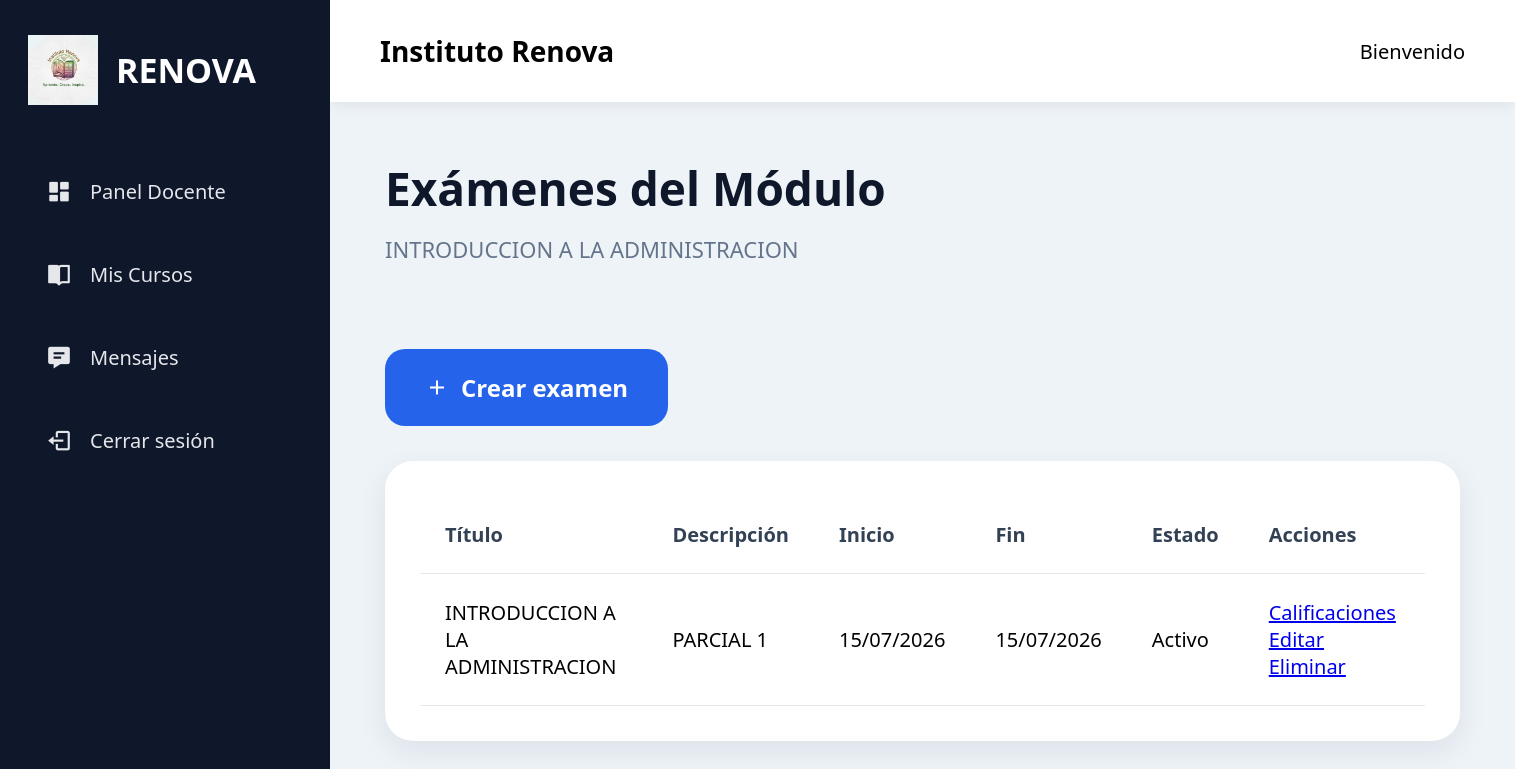
The page /docente/modulo/1/examenes (signed in) on the database its author committed.
### models/modulo.py (models this page shows, shortened)
class Modulo(db.Model):
    __tablename__ = 'modulos'
    id = db.Column(
        db.Integer,
        primary_key=True
    )
    titulo = db.Column(
        db.String(200),
        nullable=False
    )
    descripcion = db.Column(
        db.Text
    )
    orden = db.Column(
        db.Integer,
        default=1
    )
    fecha_creacion = db.Column(
        db.DateTime,
        default=datetime.utcnow
    )
    curso_id = db.Column(
        db.Integer,
        db.ForeignKey('cursos.id'),
        nullable=False
    )

### models/examen.py (models this page shows, shortened)
class Examen(db.Model):
    __tablename__ = 'examenes'
    id = db.Column(
        db.Integer,
        primary_key=True
    )
    titulo = db.Column(
        db.String(200),
        nullable=False
    )
    descripcion = db.Column(
        db.Text
    )
    enlace = db.Column(
        db.String(500)
    )
    fecha_inicio = db.Column(
        db.DateTime
    )
    fecha_fin = db.Column(
        db.DateTime
    )
    activo = db.Column(
        db.Boolean,
        default=True
    )
    fecha_creacion = db.Column(
        db.DateTime,
        default=datetime.utcnow
    )
    modulo_id = db.Column(
        db.Integer,
        db.ForeignKey('modulos.id'),
        nullable=False
    )

### routes/docente_routes.py (the view)
@docente.route('/modulo/<int:modulo_id>/examenes')
@login_required
def examenes(modulo_id):
    modulo = Modulo.query.get_or_404(modulo_id)
    examenes = Examen.query.filter_by(
        modulo_id=modulo_id
    ).order_by(
        Examen.fecha_creacion.desc()
    ).all()
    return render_template(
        'docente/examenes.html',
        modulo=modulo,
        examenes=examenes
    )

### app.py (called while the page is built)
@login_manager.user_loader
def load_user(user_id):
    return Usuario.query.get(int(user_id))

### templates/docente/examenes.html (shortened to what this page needs)
{% extends 'layout.html' %}
{% block content %}
<div class="page-header">
    <h1>Exámenes del Módulo</h1>
    <p>{{ modulo.titulo }}</p>
</div>
<div class="actions-bar">
    <a
    href="{{ url_for('docente.crear_examen', modulo_id=modulo.id) }}"
    class="btn-primary">
        <i class='bx bx-plus'></i>
        Crear examen
    </a>
</div>
<div class="table-card">
    <table>
        <thead>
            <tr>
                <th>Título</th>
                <th>Descripción</th>
                <th>Inicio</th>
                <th>Fin</th>
                <th>Estado</th>
                <th>Acciones</th>
            </tr>
        </thead>
        <tbody>
        {% for examen in examenes %}
            <tr>
                <td>
                    {{ examen.titulo }}
                </td>
                <td>
                    {{ examen.descripcion }}
                </td>
                <td>
                    {% if examen.fecha_inicio %}
                        {{ examen.fecha_inicio.strftime('%d/%m/%Y') }}
                    {% else %}
                        Sin definir
                    {% endif %}
                </td>
                <td>
                    {% if examen.fecha_fin %}
                        {{ examen.fecha_fin.strftime('%d/%m/%Y') }}
                    {% else %}
                        Sin definir
                    {% endif %}
                </td>
                <td>
                    {% if examen.activo %}
                        Activo
                    {% else %}
                        Inactivo
                    {% endif %}
                </td>
                <td>
                    <a
                    href="{{ url_for('docente.calificaciones', examen_id=examen.id) }}"
                    class="btn-small">
                        Calificaciones
                    </a>
                    <a
                    href="{{ url_for('docente.editar_examen', id=examen.id) }}"
                    class="btn-small">
                        Editar
                    </a>
                    <a
                    href="{{ url_for('docente.eliminar_examen', id=examen.id) }}"
                    class="btn-small">
                        Eliminar
                    </a>
                </td>
            </tr>
        {% else %}
            <tr>
                <td colspan="6" class="empty-table">
                    Este módulo aún no tiene exámenes.
                </td>
            </tr>
        {% endfor %}
        </tbody>
    </table>
</div>
{% endblock %}

### static/css/style.css (style rules this page uses)
* { margin:0; padding:0; box-sizing:border-box; font-family:'Segoe UI', sans-serif; }
body { display:flex; min-height:100vh; background:#eef3f8; font-size:20px; }
.page-header { margin-bottom:45px; }
.page-header h1 { font-size:46px; color:#0f172a; margin-bottom:15px; }
.page-header p { font-size:22px; color:#64748b; }
.actions-bar { margin-bottom:35px; }
.btn-primary { display:inline-flex; align-items:center; gap:12px; background:#2563eb; color:white; padding:20px 32px; border-radius:18px; text-decoration:none; font-size:20px; font-weight:700; }
.table-card { background:white; border-radius:28px; padding:35px; box-shadow:0 10px 30px rgba(15,23,42,.08); }
table { width:100%; border-collapse:collapse; font-size:20px; }
th, td { padding:25px; border-bottom:1px solid #e5e7eb; }
th { color:#334155; text-align:left; }
.btn-primary { margin-top:40px; display:inline-flex; align-items:center; justify-content:center; background:#2563eb; color:white; border:none; padding:22px 40px; border-radius:20px; font-size:24px; font-weight:700; cursor:pointer; transition:.3s; }

### rows shown on the page
Modulo: titulo "INTRODUCCION A LA ADMINISTRACION"
Examen: titulo "INTRODUCCION A LA ADMINISTRACION", descripcion "PARCIAL 1", fecha_inicio "15/07/2026", fecha_fin "15/07/2026", activo "Activo"
